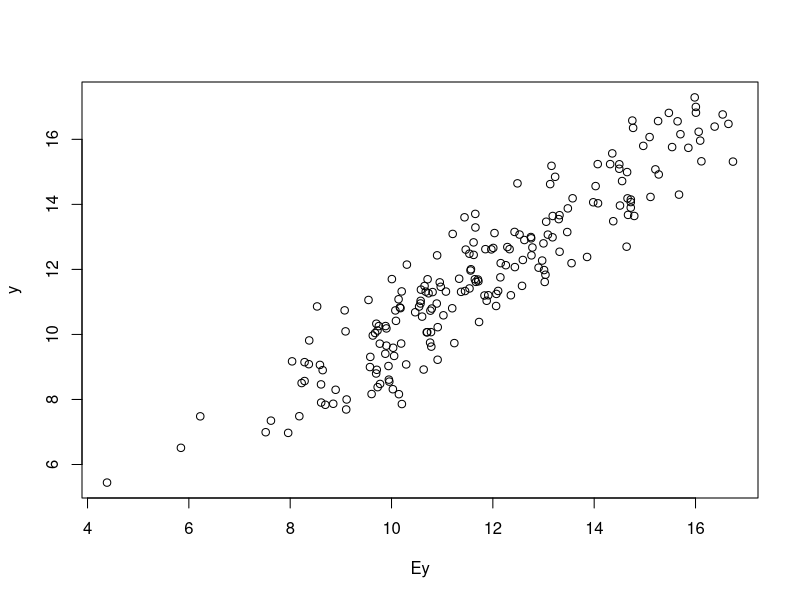

The R source for this figure: (Note: this script raises an error after producing the figure.)
# --------------------------------------------
# Example script for categorical regression
# using baseline coding vs. ABCs

rm(list = ls())

# Source functions:
# source("source_lmabc.R")
# --------------------------------------------
# Simulate some data:
n = 200

# Categorical variable: race
groups_1 = c("Asian", "Hisp", "NHB", "NHW") # groups
pi_1 = c(0.10, 0.15, 0.20, 0.55) # population proprtions
K_1 = length(groups_1) # number of levels
k_1 = factor(sample(groups_1,
                    size  = n, replace = TRUE,
                    prob  = pi_1),
             levels = c("NHW", "Asian", "Hisp", "NHB")) # force NHW as baseline

# Summarize:
table(k_1)/n

# Simulate  continuous covariates:
x1 = rnorm(n = n, mean = 5,  sd = 2) #  not standardized
x2 = x1 + rnorm(n = n, mean = -5,  sd = 1) #  not standardized
cor(x1, x2) # x1, x2 correlated

# Expected value of the response:
Ey = 1 + 2*x1 + -2*x2 +
  3*I(k_1==groups_1[1]) -.5*I(k_1==groups_1[2]) +
  .5*I(k_1==groups_1[2])*x1

# Observed y-value:
y  = Ey + rnorm(n=n)

# check signal strength:
plot(Ey, y)
# --------------------------------------------
# Now fit the models:
# --------------------------------------------
# Shared formula statement across models:
f0 = formula(y ~ x1 + x2 + x1*k_1)

# Data frame w/ variables needed:
dat = data.frame(y, x1, x2, k_1)

# Fit the linear model using NHW as the reference group:
fit_base = lm(f0)

# Fit the linear model w/ ABCs:
fit_abc = lm.abc(f0, data = dat)
# --------------------------------------------
# Compare the outputs:
# note: the parameters have different interpretations!
# --------------------------------------------
# Coefficient estimates:
coef(fit_base)
coef(fit_abc)

# Note: these have different lengths
length(coef(fit_base)) # deletes (= 0) reference group for (race) main effects + interactions
length(coef(fit_abc)) # includes all groups (w/ constraints)

# Confidence intervals:
confint(fit_base)
confint(fit_abc)

# Fitted values: these are the same!
sum((fitted(fit_base) - fitted(fit_abc))^2)

# AIC/BIC:
AIC(fit_base); AIC(fit_abc) # same
BIC(fit_base); BIC(fit_abc) # same

# Covariance of coefficient estimates:
vcov(fit_base)
vcov(fit_abc)

# Diagnostic plots:
# plot(fit_base)
# plot(fit_abc)

# Summaries:
summary(fit_base)
summary(fit_abc) # not done!

# predict() should also work
# --------------------------------------------
# Check the interpretations:
# --------------------------------------------
# Sample means + intercepts:
mean(y) # sample mean
mean(fitted(fit_abc)) # sample mean of the fitted values
coef(fit_base)["(Intercept)"]; # original intercept
coef(fit_abc)["(Intercept)"]; # ABC intercept: almost mean(y)...slightly different because of x,k corr

# Proportions:
pi_hat_1 = table(k_1)/n

# Group-specific terms: int
(beta_hat_int = coef(fit_abc)[
  match(paste("k_1", levels(k_1), sep=""),
        names(coef(fit_abc)))
])
# Average:
beta_hat_int%*%pi_hat_1 # numerical zero

# Group-specific terms: slope
(beta_hat_slope = coef(fit_abc)[
  match(paste("x1:k_1", levels(k_1), sep=""),
        names(coef(fit_abc)))
])
# Average:
beta_hat_slope%*%pi_hat_1 # numerical zero
# --------------------------------------------
# Showcase some other functions:
# --------------------------------------------
# Full design matrix (overparametrized):
XX = getFullDesign(f0, data = dat)
head(XX) # inspect...
ncol(XX);
mrank(XX) # rank < num columns -> rank deficient!

# Constraint matrix for ABCs:
(CC = getConstraints(f0,data = dat))
mrank(CC) # this makes up the difference above

# Check the constraint:
CC%*%coef(fit_abc) # numerical zeros
